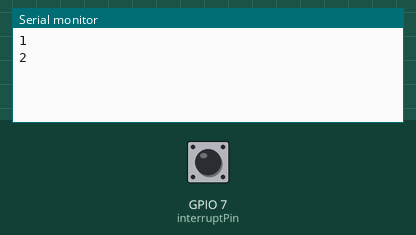
Simulated run of this sketch. Board: ESP32-C6. Shown: the last lines printed to the serial monitor. The inputs (shaded band) are chosen by the test bench; at power-on: GPIO 7 (interruptPin) LOW.

Above: at 1.2 s.
1.3 s: GPIO 7 (interruptPin) pulled HIGH for 0.15 s
At 1.43 s:
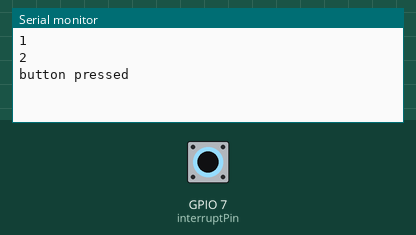
At 1.9 s:
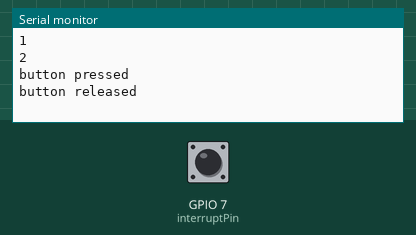
Timing chart, 0 to 4.3 s (numbered marks = the images above; inputs shaded):
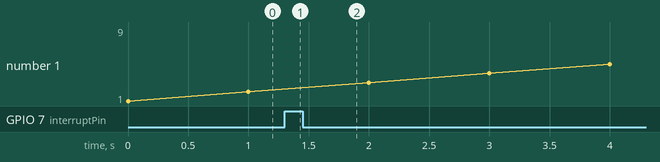

Measured:
- after the input at 1.3 s, the serial monitor: prints a new line at once (image 1)

The sketch:

Button_attachInterrupt.ino.ino
```cpp
/******************************************************************************************************
 * Button_attachInterrupt.ino
 * receive eg.  button / reed sensor / PIR sensor / touch sensor (TTB223B)/ light sensor (LM393) input
 * and print value to serial port
 * Sensor: Vin  <->  ESP32-C6: 3.3V
 * Sensor: GND  <->  ESP32-C6: GND
 * Sensor: Data <->  ESP32-C6: GPIO7
 ******************************************************************************************************/


const byte interruptPin = 7;
volatile byte state = 0;
int count = 0;

void setup() {
  pinMode(interruptPin, INPUT_PULLDOWN);
  attachInterrupt(digitalPinToInterrupt(interruptPin), myTask, CHANGE);
  Serial.begin(115200);
}

void loop() {
  count++;
  Serial.println(count);
  delay(1000);
}

void myTask() {
  if(state == 0){
    Serial.println("button pressed");
    state = 1;
  }
  else if(state == 1){
    Serial.println("button released");
    state = 0;
  }
}
```
